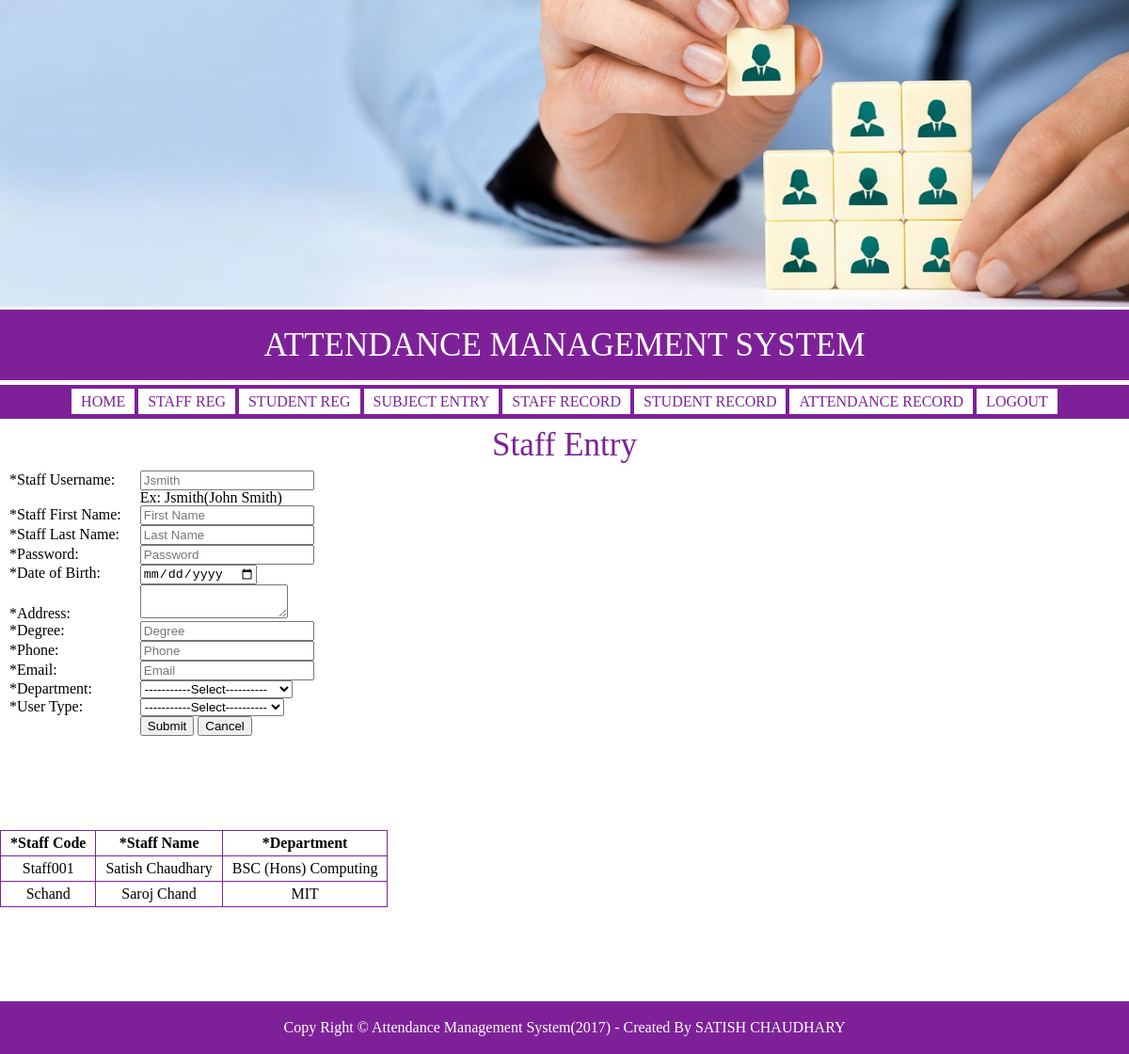
Page /staffRegistration.php on the committed database.
### tables this page shows
CREATE TABLE `staff_tbl` (
  `staff_id` int(11) NOT NULL,
  `d_id` int(11) NOT NULL,
  `username` varchar(255) NOT NULL,
  `staff_fname` varchar(255) NOT NULL,
  `staff_lname` varchar(255) NOT NULL,
  `password` varchar(32) NOT NULL,
  `dateOfBirth` date NOT NULL,
  `address` text NOT NULL,
  `degree` varchar(255) NOT NULL,
  `phone` int(11) NOT NULL,
  `email` varchar(255) NOT NULL,
  `usertype` varchar(255) NOT NULL,
  `approve` tinyint(1) NOT NULL
);

CREATE TABLE `department` (
  `d_id` int(11) NOT NULL,
  `d_name` varchar(255) NOT NULL
);

### classes/class.user.php (called while the page is built, shortened)
<?php
class USER{
	private $conn;
	public function __construct()
    {
        $database = new Database();
        $db = $database->dbConn();
        $this->conn = $db;
    }
	public function runQuery($sql){
		$stmt = $this->conn->prepare($sql);
		return $stmt;
	}
}
?>

### staffRegistration.php (the view, shortened to what this page needs)
<?php
include_once 'include/adminheader.php';
?>
	<section class="body">
		<div class="form-container">
			<h1>staff entry</h1>
			<?php
            require_once 'classes/class.user.php';
            $user=new USER;
			?>
			<table align="center">
				<form method="post" action="">
					<tr>
						<td>*Staff Username:</td>
						<td>
							<input type="text" name="code" placeholder="Jsmith">
							<p>Ex: Jsmith(John Smith)</p>
						</td>
					</tr>
					<tr>
						<td>*Staff First Name:</td>
						<td><input type="text" name="fname" placeholder="First Name" /></td>
					</tr>
					<tr>
						<td>*Staff Last Name:</td>
						<td><input type="text" name="lname" placeholder="Last Name" /></td>
					</tr>
					<tr>
						<td>*Password:</td>
						<td><input type="password" name="password" placeholder="Password"></td>
					</tr>
					<tr>
						<td>*Date of Birth:</td>
						<td><input type="date" name="dob"></td>
					</tr>
					<tr>
						<td>*Address:</td>
						<td><textarea name="address" cols="17"></textarea></td>
					</tr>
					<tr>
						<td>*Degree:</td>
						<td><input type="text" name="degree" placeholder="Degree"></td>
					</tr>
					<tr>
						<td>*Phone:</td>
						<td><input type="number" name="phone" placeholder="Phone"></td>
					</tr>
					<tr>
						<td>*Email:</td>
						<td><input type="email" name="email" placeholder="Email" onkeyup="checkEmailValid();" /></td>
					</tr>
					<tr>
						<td>*Department:</td>
						<td>
							<select name="department" id="d_id">
								<option value="">-----------Select----------</option>
							</select>
						</td>
					</tr>
					<tr>
						<td>*User Type:</td>
						<td>
							<select name="usertype">
								<option>-----------Select----------</option>
							</select>
						</td>
					</tr>
					<tr>
						<td></td>
						<td><input type="submit" name="submit" value="Submit" />
						<input type="reset" name="reset" value="Cancel" /></td>
					</tr>
				</form>
			</table>
		</div>
		<div class="container">
				<table align="center">
					<tr style="font-weight: bold;">
						<td>*Staff Code</td>
						<td>*Staff Name</td>
						<td>*Department</td>
					</tr>
					<?php
						function displayData($result)
			            {
			                while ($row = $result->fetch(PDO::FETCH_ASSOC)) {
			                    print "<tr >";
			                        print "<td>".$row["username"] . "</td>";
			                        print "<td>".$row["staff_fname"] ." ".$row["staff_lname"]. "</td>";
			                        print "<td>".$row["d_name"] . "</td>";
			                    print "</tr>";
			                }
			            }
			            try{
			                $result=$user->runQuery("SELECT staff_tbl.username, staff_tbl.staff_fname, staff_tbl.staff_lname, department.d_name FROM staff_tbl, department WHERE staff_tbl.d_id = department.d_id");
			                $result->execute();
			                displayData($result);
			            }catch(PDOException $ex){
			                echo $ex->getMessage();
			            }
		            ?>
				</table>
		</div>
	</section>
<?php
include_once 'include/footer.php';
?>

### css/style.css (style rules this page uses)
.container { padding:100px 0px; }
.container h1, .contact-container h1, .form-container h1 { padding:10px 0; font-size: 35px; color: #7e2199; text-transform: capitalize; text-align: center; }
.container table tr td { border: 1px solid #7e2199; padding: 5px 10px; text-align: center; }
.form-container table tr { margin: 5px 0px; }
.form-container table tr td { padding: 0 10px; }

### rows in the picture
staff_tbl: username "Staff001", staff_fname "Satish", staff_lname "Chaudhary", d.d_name "BSC (Hons) Computing"
staff_tbl: username "Schand", staff_fname "Saroj", staff_lname "Chand", d.d_name "MIT"
